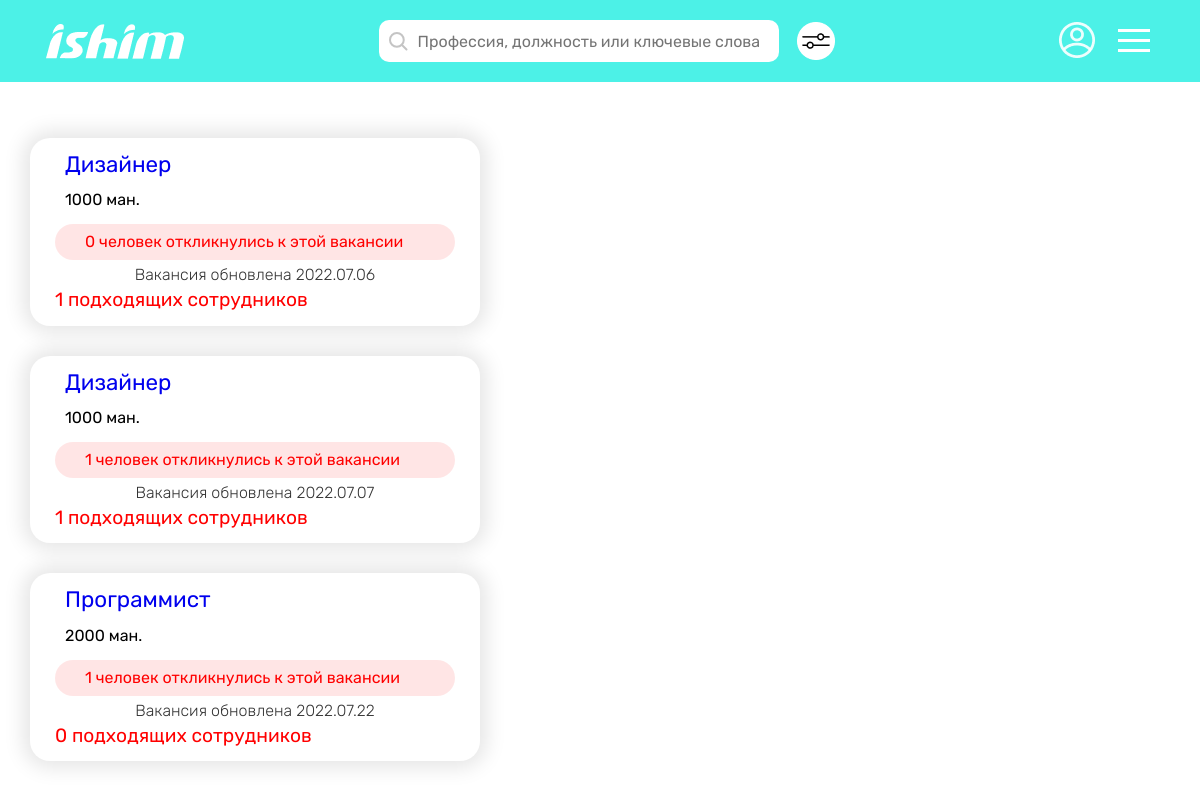
The page /search/vacancy/ (signed in) on the database its author committed.
### vacancy/models.py (models this page shows, shortened)
class Vacancy(models.Model):
    creator = models.ForeignKey(User, on_delete=models.CASCADE)
    position = models.CharField(max_length=65)
    sphere = models.CharField(max_length=100)
    min_salary = models.IntegerField(default=0)
    max_salary = models.IntegerField()
    registration = models.CharField(max_length=100, default='не имеет значения')
    experience = models.CharField(max_length=65)
    min_age = models.IntegerField()
    max_age = models.IntegerField()
    sex = models.CharField(max_length=65, default='не имеет значения')
    education = models.CharField(max_length=65)
    responsibilities = models.TextField()
    work_terms = models.TextField()
    busyness = models.CharField(max_length=65, default='')
    work_graph = models.CharField(max_length=65)
    payment = models.TextField(default='')
    views = models.IntegerField(default=0)
    creation_date = models.DateTimeField(auto_now_add=True)
    class Meta:
        verbose_name_plural = "Vacancies"

### search/views.py (the view)
# urls.py: path('vacancy/', search_vacancy, name='search-vacancy-tm'),
@employee_required
@login_required
def search_vacancy(request):
    try:
        position = dict(request.GET)['position'][0]
        if not position:
            position = dict(request.GET)['position'][1]
    except Exception:
        print('ERROR!')
        position = ''
    vacancies = list(
        Vacancy.objects.filter(
            position__contains=position)
    )
    context = {
        'vacancies': vacancies
    }
    context.update(get_footer())
    return render(request, 'search/search_vacancy_results.html', context)

### main/utils.py (called while the page is built)
def get_footer():
    data = {
        'cv_num': CV.objects.count(),
        'vacancy_num': Vacancy.objects.count(),
        'user_num': User.objects.count()
    }
    return data

### search/templates/search/search_vacancy_results.html (shortened to what this page needs)
{% extends "main/base.html" %}
{% load static %}
{% block content %}
      <div class="container__main pad-0 w-1920">
         {% include 'main/header_employee.html' %}
         <div class="container__content">
            <div class="my__vac">
               {% for vacancy in vacancies %}
               <div class="my__vac__item">
                  <h2 class="my__vac__item__title"><a href="{% url 'vacancy-info' vacancy.id %}">{{ vacancy.position }}</a></h2>
                  <h3 class="my__vac__item__subtitle">{{ vacancy.min_salary }} ман.</h3>
                  <a href="" class="amount__resp">{{ vacancy.response_set.count }} человек откликнулись к этой вакансии</a>
                  <span>Вакансия обновлена {{ vacancy.creation_date|date:"Y.m.d" }}</span>
                  <a href="{% url 'suitable-cvs' vacancy.id %}" class="suitable__link">{{ vacancy.cv_set.count }} подходящих сотрудников</a>
               </div>
               {% endfor %}
            </div>
         </div>
      </div>
{% endblock %}

### static/main.css (style rules this page uses)
* { padding: 0; margin: 0; border: 0; }
*, *:before, *:after { -moz-box-sizing: border-box; -webkit-box-sizing: border-box; box-sizing: border-box; }
html, body { height: 100%; width: 100%; font-size: 100%; line-height: 1; font-size: 16px; -ms-text-size-adjust: 100%; -moz-text-size-adjust: 100%; -webkit-text-size-adjust: 100%; color: #000; font-family: 'Rubik', sans-serif; }
a, a:visited { text-decoration: none; }
h1, h2, h3, h4, h5, h6 { font-size: inherit; font-weight: 400; margin: 0; }
.w-1920 { width: 100%; max-width: 1920px; }
.pad-0 { padding: 0; }
.container__content { width: 100%; max-width: 1440px; padding: 0 30px; margin: 0 auto; position: relative; }
.container__main { width: 100%; margin: 0 auto; position: relative; }
.my__vac { max-width: 450px; margin-top: 56px; }
.my__vac__item { max-width: 450px; width: 100%; padding: 16px 25px; background: #FFFFFF; box-shadow: 0px 0px 20px 7px rgba(0, 0, 0, 0.1); border-radius: 20px; margin-bottom: 30px; transition: 0.4s linear; }
.my__vac__item__title { font-size: 1.4rem; padding-left: 10px; margin-bottom: 16px; }
.my__vac__item__subtitle { padding-left: 10px; margin-bottom: 16px; }
.amount__resp { display: block; width: 100%; padding: 10px 30px; color: #FF0000; background: rgba(255, 0, 0, 0.1); border-radius: 30px; }
.my__vac__item span { display: block; width: 100%; font-weight: 300; color: rgba(0, 0, 0, 0.8); text-align: center; margin: 7px 0; }
.suitable__link { color: #FF0000; }
.suitable__link { font-size: 1.2rem; color: #FF0000; margin-bottom: 30px; }

### rows shown on the page
Vacancy: position "Дизайнер", min_salary "1000", response_set.count "0", creation_date "2022.07.06", cv_set.count "1"
Vacancy: position "Дизайнер", min_salary "1000", response_set.count "1", creation_date "2022.07.07", cv_set.count "1"
Vacancy: position "Программист", min_salary "2000", response_set.count "1", creation_date "2022.07.22", cv_set.count "0"
